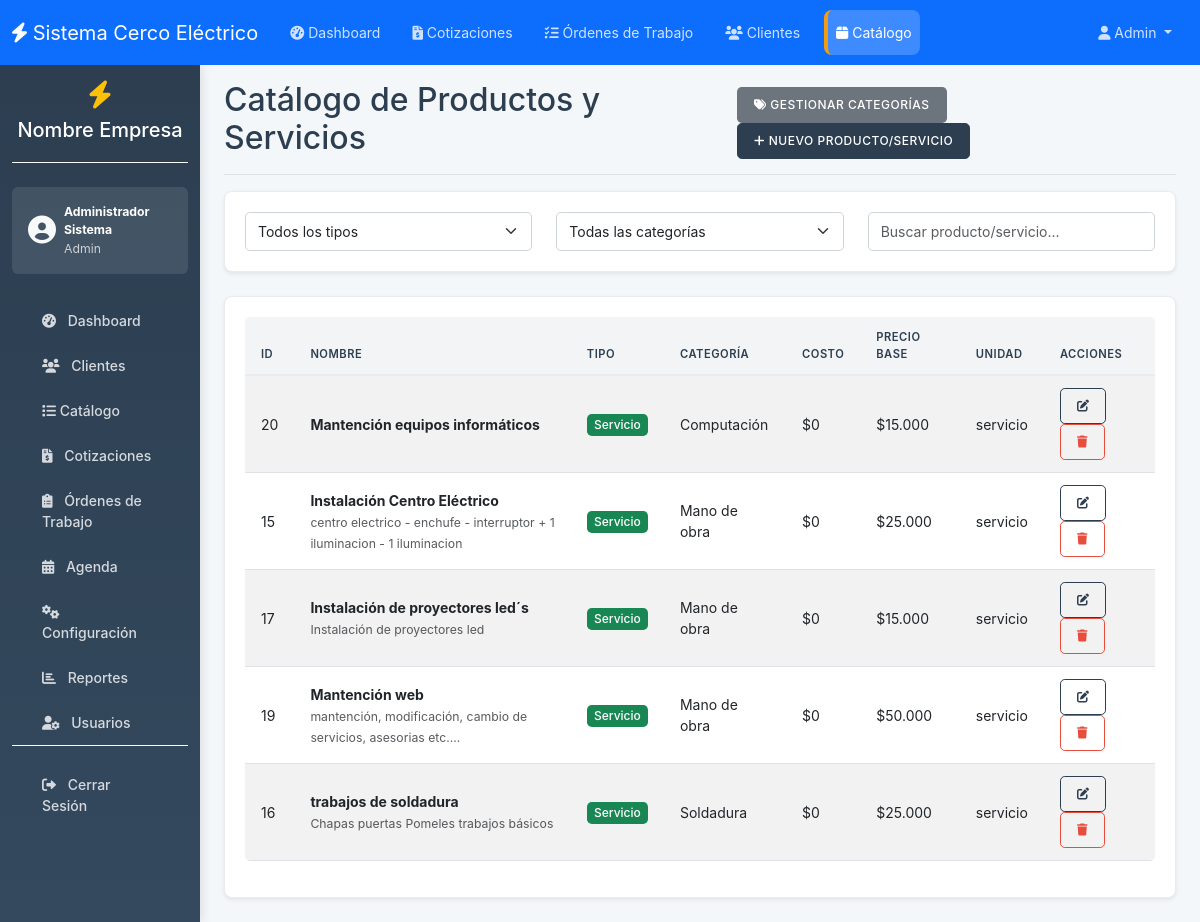
The app's page /productos.php (signed in) with its own data.
### tables this page shows
CREATE TABLE `productos_servicios` (
  `id` int(11) NOT NULL AUTO_INCREMENT,
  `categoria_id` int(11) DEFAULT NULL,
  `nombre` varchar(255) NOT NULL,
  `descripcion` text DEFAULT NULL,
  `precio_base` decimal(10,2) DEFAULT NULL,
  `costo` decimal(10,2) NOT NULL DEFAULT 0.00,
  `unidad` varchar(50) DEFAULT NULL,
  `tipo` enum('producto','servicio') NOT NULL,
  `activo` tinyint(1) DEFAULT 1,
  `created_at` timestamp NOT NULL DEFAULT current_timestamp(),
  `stock` decimal(10,2) DEFAULT 0.00,
  PRIMARY KEY (`id`),
  KEY `categoria_id` (`categoria_id`),
  CONSTRAINT `productos_servicios_ibfk_1` FOREIGN KEY (`categoria_id`) REFERENCES `categorias` (`id`)
);

CREATE TABLE `categorias` (
  `id` int(11) NOT NULL AUTO_INCREMENT,
  `nombre` varchar(100) NOT NULL,
  `tipo` enum('producto','servicio') NOT NULL,
  `created_at` timestamp NOT NULL DEFAULT current_timestamp(),
  PRIMARY KEY (`id`)
);

### includes/functions.php (called while the page is built, shortened)
<?php
function formatCurrency($amount)
{
    return '$' . number_format($amount, 0, ',', '.');
}
?>

### productos.php (the view, shortened to what this page needs)
<?php
require_once 'config/database.php';
require_once 'includes/functions.php';
$productos = $pdo->query("SELECT ps.*, c.nombre as categoria_nombre FROM productos_servicios ps LEFT JOIN categorias c ON ps.categoria_id = c.id ORDER BY ps.tipo, c.nombre, ps.nombre")->fetchAll();
?>
<!DOCTYPE html>
<html lang="es">
<head>
    <link href="https://cdn.jsdelivr.net/npm/bootstrap@5.3.0/dist/css/bootstrap.min.css" rel="stylesheet">
    <link href="https://cdnjs.cloudflare.com/ajax/libs/font-awesome/6.0.0/css/all.min.css" rel="stylesheet">
    <link href="assets/css/style.css" rel="stylesheet">
</head>
<body>
    <?php include 'includes/navbar.php'; ?>
    <div class="container-fluid">
        <div class="row">
            <?php include 'includes/sidebar.php'; ?>
            <main class="col-md-9 ms-sm-auto col-lg-10 px-md-4">
                <div class="d-flex justify-content-between flex-wrap flex-md-nowrap align-items-center pt-3 pb-2 mb-3 border-bottom">
                    <h1 class="h2">Catálogo de Productos y Servicios</h1>
                    <div class="btn-toolbar">
                        <button type="button" class="btn btn-secondary me-2" data-bs-toggle="modal" data-bs-target="#categoriasModal">
                            <i class="fas fa-tags"></i> Gestionar Categorías
                        </button>
                        <button type="button" class="btn btn-primary" data-bs-toggle="modal" data-bs-target="#productoModal">
                            <i class="fas fa-plus"></i> Nuevo Producto/Servicio
                        </button>
                    </div>
                </div>
                <div class="card mb-4">
                    <div class="card-body">
                        <div class="row">
                            <div class="col-md-4">
                                <select class="form-select" id="filtroTipo">
                                    <option value="">Todos los tipos</option>
                                </select>
                            </div>
                            <div class="col-md-4">
                                <select class="form-select" id="filtroCategoria">
                                    <option value="">Todas las categorías</option>
                                </select>
                            </div>
                            <div class="col-md-4">
                                <input type="text" class="form-control" id="buscarProducto" placeholder="Buscar producto/servicio...">
                            </div>
                        </div>
                    </div>
                </div>
                <div class="card">
                    <div class="card-body">
                        <div class="table-responsive">
                            <table class="table table-striped" id="tablaProductos">
                                <thead>
                                    <tr>
                                        <th>ID</th>
                                        <th>Nombre</th>
                                        <th>Tipo</th>
                                        <th>Categoría</th>
                                        <th>Costo</th>
                                        <th>Precio Base</th>
                                        <th>Unidad</th>
                                        <th>Acciones</th>
                                    </tr>
                                </thead>
                                <tbody>
                                    <?php foreach ($productos as $producto): ?>
                                    <tr data-tipo="<?= htmlspecialchars($producto['tipo']) ?>" data-categoria="<?= htmlspecialchars($producto['categoria_nombre']) ?>">
                                        <td><?= $producto['id'] ?></td>
                                        <td>
                                            <strong><?= htmlspecialchars($producto['nombre']) ?></strong>
                                            <?php if ($producto['descripcion']): ?>
                                                <br><small class="text-muted"><?= htmlspecialchars($producto['descripcion']) ?></small>
                                            <?php endif; ?>
                                        </td>
                                        <td>
                                            <span class="badge bg-<?= $producto['tipo'] == 'producto' ? 'info' : 'success' ?>">
                                                <?= ucfirst($producto['tipo']) ?>
                                            </span>
                                        </td>
                                        <td><?= htmlspecialchars($producto['categoria_nombre']) ?></td>
                                        <td><?= formatCurrency($producto['costo']) ?></td>
                                        <td><?= formatCurrency($producto['precio_base']) ?></td>
                                        <td><?= htmlspecialchars($producto['unidad']) ?></td>
                                        <td>
                                            <button class="btn btn-sm btn-outline-primary" onclick="editarProducto(<?php echo htmlspecialchars(json_encode($producto)); ?>)">
                                                <i class="fas fa-edit"></i>
                                            </button>
                                            <button class="btn btn-sm btn-outline-danger" onclick="eliminarProducto(<?php echo $producto['id']; ?>)">
                                                <i class="fas fa-trash"></i>
                                            </button>
                                        </td>
                                    </tr>
                                    <?php endforeach; ?>
                                </tbody>
                            </table>
                        </div>
                    </div>
                </div>
            </main>
        </div>
    </div>
</body>
</html>

### assets/css/style.css (style rules this page uses)
:root { --primary-color: #2c3e50; --primary-light: #34495e; --secondary-color: #95a5a6; --accent-color: #3498db; --success-color: #27ae60; --danger-color: #e74c3c; --warning-color: #f39c12; --info-color: #17a2b8; --light-color: #f8f9fa; --dark-color: #2c3e50; --border-color: #e9ecef; --text-muted: #6c757d; --shadow-sm: 0 0.125rem 0.25rem rgba(0, 0, 0, 0.075); --shadow-md: 0 0.5rem 1rem rgba(0, 0, 0, 0.15); --shadow-lg: 0 1rem 3rem rgba(0, 0, 0, 0.175); --border-radius: 0.5rem; --border-radius-sm: 0.3rem; --transition: all 0.2s ease; }
body { font-family: "Inter", -apple-system, BlinkMacSystemFont, "Segoe UI", Roboto, sans-serif; font-size: 0.875rem; line-height: 1.5; color: var(--dark-color); background-color: #f4f7f9; }
.card { border: 1px solid var(--border-color); border-radius: var(--border-radius); box-shadow: var(--shadow-sm); background: white; margin-bottom: 1.5rem; }
.card-body { padding: 1.25rem; }
.table { border-radius: var(--border-radius-sm); overflow: hidden; box-shadow: none; background: white; }
.table thead th { background-color: #f2f4f6; color: var(--dark-color); border-bottom: 2px solid var(--border-color); font-weight: 600; text-transform: uppercase; font-size: 0.7rem; letter-spacing: 0.5px; padding: 0.75rem 1rem; }
.table tbody td { padding: 0.75rem 1rem; border-top: 1px solid var(--border-color); vertical-align: middle; font-size: 0.875rem; }
.btn { border-radius: var(--border-radius-sm); font-weight: 500; padding: 0.5rem 1rem; transition: var(--transition); border: 1px solid transparent; text-transform: uppercase; font-size: 0.75rem; letter-spacing: 0.5px; }
.btn-primary { background-color: var(--primary-color); border-color: var(--primary-color); color: white; }
.btn-outline-primary { border-color: var(--primary-color); color: var(--primary-color); }
.btn-outline-danger { border-color: var(--danger-color); color: var(--danger-color); }
.form-control, .form-select { border: 1px solid #ced4da; border-radius: var(--border-radius-sm); padding: 0.5rem 0.75rem; transition: var(--transition); font-size: 0.875rem; }
.badge { font-weight: 500; padding: 0.4em 0.6em; border-radius: var(--border-radius-sm); font-size: 0.75rem; }

### records on screen
productos_servicios: id "20", nombre "Mantención equipos informáticos", tipo "Servicio", categoria.nombre "Computación", costo "$0", precio_base "$15.000", unidad "servicio"
productos_servicios: id "15", nombre "Instalación Centro Eléctrico", descripcion "centro electrico - enchufe - interruptor + 1 iluminacion - 1 iluminacion", tipo "Servicio", categoria.nombre "Mano de obra", costo "$0", precio_base "$25.000", unidad "servicio"
productos_servicios: id "17", nombre "Instalación de proyectores led´s", descripcion "Instalación de proyectores led", tipo "Servicio", categoria.nombre "Mano de obra", costo "$0", precio_base "$15.000", unidad "servicio"
productos_servicios: id "19", nombre "Mantención web", descripcion "mantención, modificación, cambio de servicios, asesorias etc....", tipo "Servicio", categoria.nombre "Mano de obra", costo "$0", precio_base "$50.000", unidad "servicio"
productos_servicios: id "16", nombre "trabajos de soldadura", descripcion "Chapas puertas Pomeles trabajos básicos", tipo "Servicio", categoria.nombre "Soldadura", costo "$0", precio_base "$25.000", unidad "servicio"

### other values on screen
$empresa_info['nombre'] "Nombre Empresa"
$_SESSION['nombre_completo'] "Administrador Sistema"
$_SESSION['rol'] "Admin"
